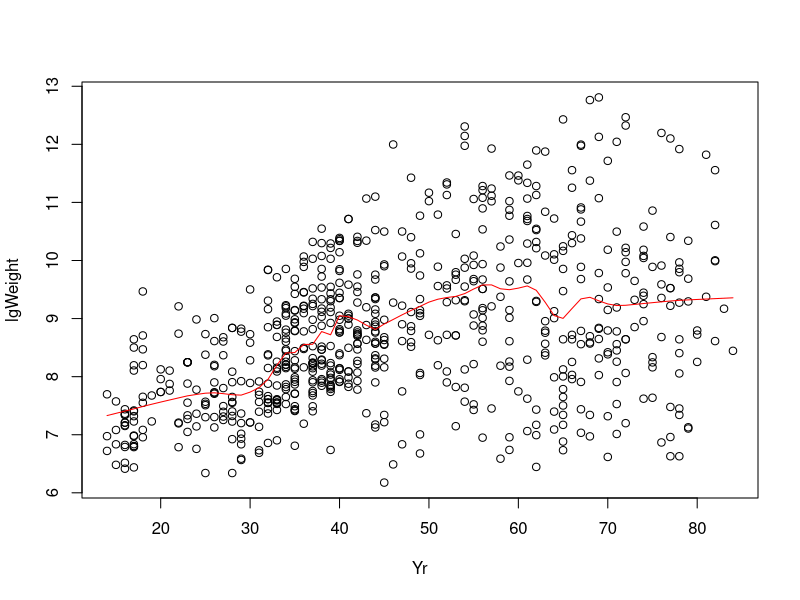

Reproduce this figure in R.
library(sm)

attach(aircraft)
lgPower <- log(Power)
lgSpan <- log(Span)
lgLength <- log(Length)
lgWeight <- log(Weight)
lgSpeed <- log(Speed)
lgRange <- log(Range)

# Plots the log(weight) of an airplane as a resultant of model year, Yr
plot(Yr,lgWeight)

#Loess.smooth produces continuous values instead of the discrete ones we can use for years
#regressionData = loess.smooth(Yr, lgWeight)

# Step a)
regressionData = supsmu(Yr,lgWeight)
lines(regressionData, col="red")

x <- unlist(regressionData[1])
y <- unlist(regressionData[2])

# Step b)
z <- 0
for (i in seq_along(Yr)) {
  index = which(x == Yr[i])
  z[i] <- log((lgWeight[i]-y[index])**2)
}

# Step c), calculate the log(variance) estimate
q <- supsmu(Yr,z)

# Step d), calculate sigma squared
unlistedSigmaEstimate <- unlist(q[2])
sigmaSquared <- 0
for (j in seq_along(unlistedSigmaEstimate)) {
  sigmaSquared[j] <- exp(unlistedSigmaEstimate[j])
}

# Calculating the estimated square error, e^(z(x)-q(x)) = E^2
